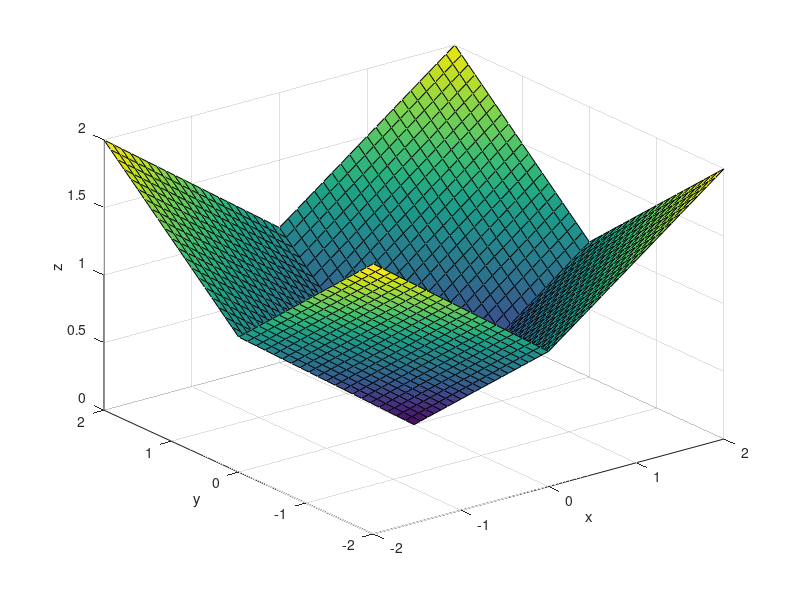

The MATLAB source for this figure:
x = -2:0.1:2;
y = -2:0.1:2;
[X,Y] = meshgrid(x,y);
Z = 0.5.*abs(X) + abs(Y).*0.5;
surf(X,Y,Z)
grid on
xlabel('x'); ylabel('y'); zlabel('z');
